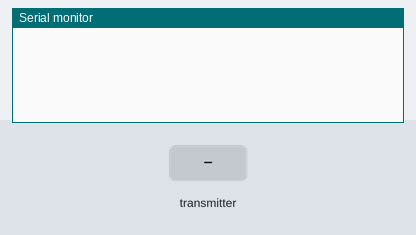
This sketch was run on a simulated ESP32. On the bench: the last lines printed to the serial monitor. The inputs (shaded band) are chosen by the test bench.

Above: at 1.2 s.
1.3 s: the transmitter starts sending x = 0
At 1.66 s:
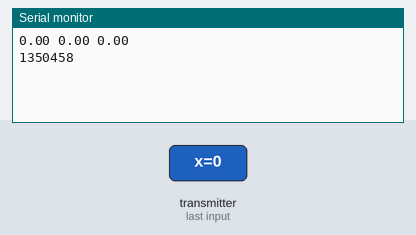
2.8 s: the transmitter starts sending y = 25
At 3.16 s:
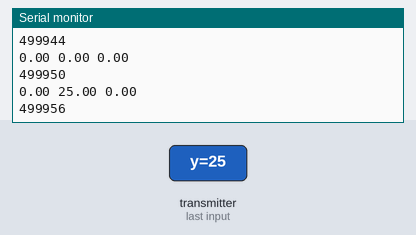
4.3 s: the transmitter starts sending z = 25
5.8 s: the transmitter starts sending x = 25
7.3 s: the transmitter starts sending y = 0
At 7.66 s:
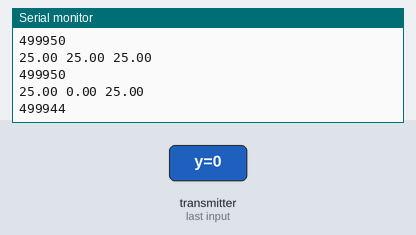
8.8 s: the transmitter starts sending z = 0
Timing chart, 0 to 11.3 s (numbered marks = the images above; inputs shaded):
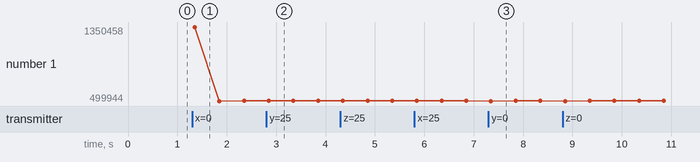

Measured:
- after the input at 1.3 s, the serial monitor: prints a new line after 0.05 s (image 1)
- after the input at 2.8 s, the serial monitor: prints a new line after 0.05 s (image 2)
- after the input at 7.3 s, the serial monitor: prints a new line after 0.05 s (image 3)

The sketch:

espnow_receiver.ino
```cpp
// (licence header left out)
#include <esp_now.h>
#include <WiFi.h>

const bool DEBUG = true;

char debug_string_buffer[20];
// sprintf + serial of 20 bytes takes ~200us
// sprintf + serial of 10 bytes takes ~144us
// sprintf + serial of  5 bytes takes ~108us
#define debug(formato, valor) \
  sprintf(debug_string_buffer, formato, valor); \
  Serial.print(debug_string_buffer)

// Structure example to receive data
// Must match the sender structure
typedef struct accel_packet_t {
    float x;
    float y;
    float z;
} accel_packet_t;

// Create a accel_packet_t called accelPacket
accel_packet_t accelPacket;

unsigned long timestamp = 0;

// callback function that will be executed when data is received
void OnDataRecv(const uint8_t * mac, const uint8_t *incomingData, int len) {
  memcpy(&accelPacket, incomingData, sizeof(accelPacket));
  //debug("X:% 01.3f ", accelPacket.x);
  //debug("Y:% 01.3f ", accelPacket.y);
  //debug("Z:% 01.3f ", accelPacket.z);
  Serial.print(accelPacket.x); Serial.print(" ");
  Serial.print(accelPacket.y); Serial.print(" ");
  Serial.print(accelPacket.z); Serial.print("\n");
  if (DEBUG) {
    Serial.print(micros() - timestamp); Serial.print("\n");
    timestamp = micros();
  }
}

void setup() {
  // Initialize Serial Monitor
  Serial.begin(115200);

  // Set device as a Wi-Fi Station
  WiFi.mode(WIFI_STA);

  // Init ESP-NOW
  if (esp_now_init() != ESP_OK) {
    while (true) {
      Serial.println("Error initializing ESP-NOW");
      delay(1000);
    }
  }

  // Once ESPNow is successfully Init, we will register for recv CB to
  // get recv packer info
  esp_now_register_recv_cb(esp_now_recv_cb_t(OnDataRecv));
}

void loop() {

}
```
